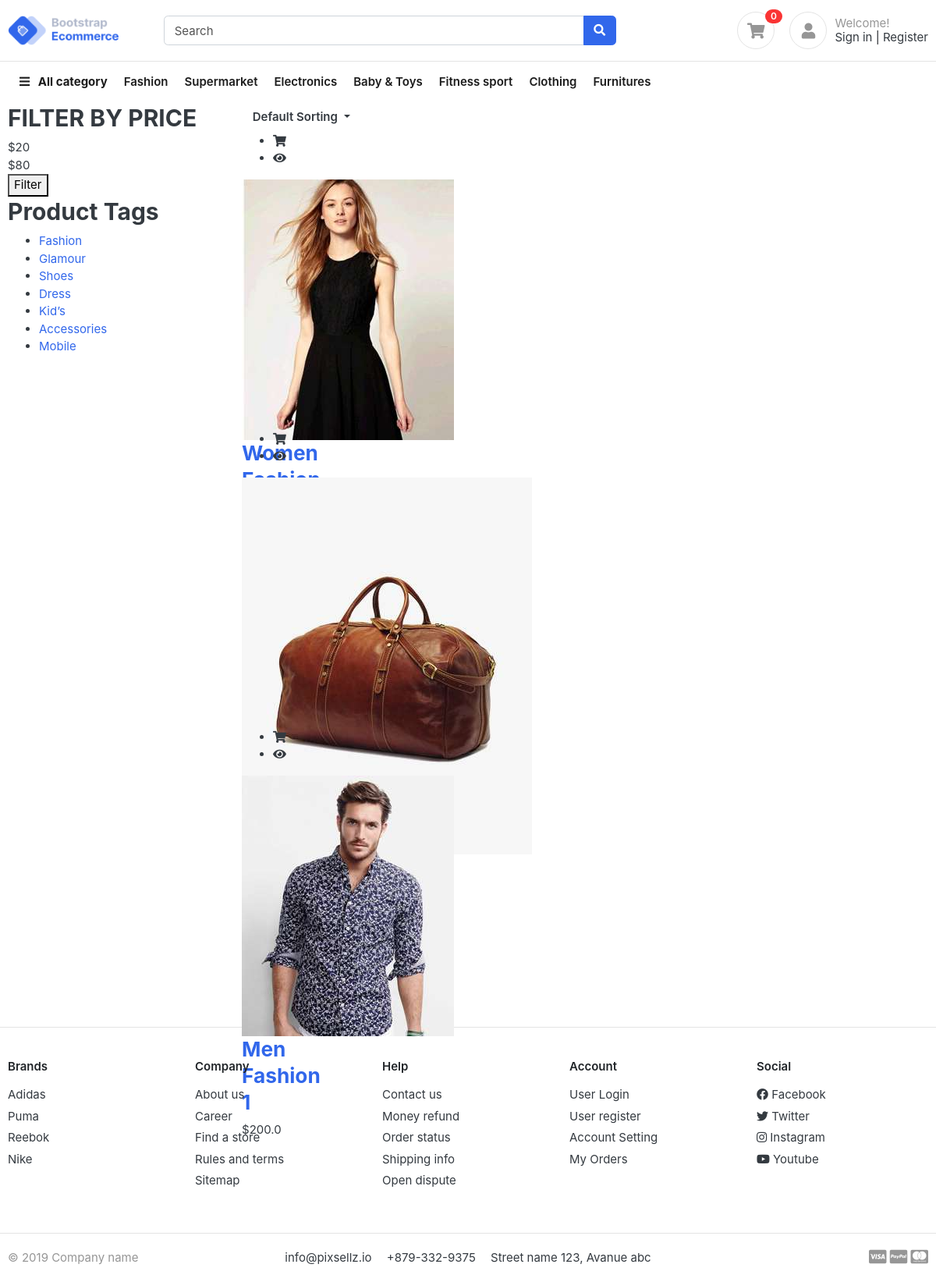
The page /product-items-category/women on the database as committed earlier.
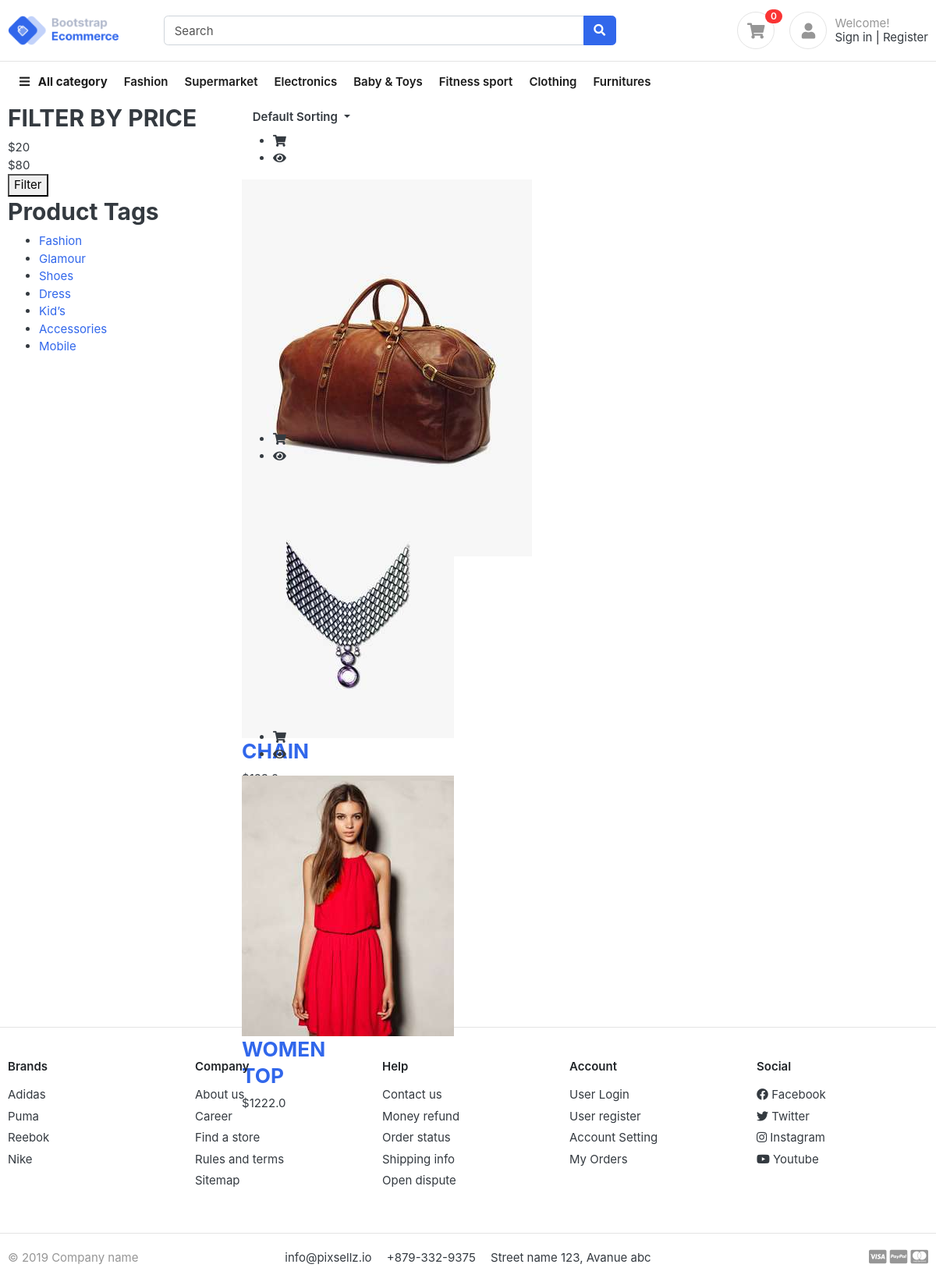
The same page on the database as committed later.
### product/models.py (models this page shows, shortened)
class Products(models.Model):
    name = models.CharField(max_length=500, verbose_name='Heading')
    slug = models.SlugField(
        max_length=1000, unique=True, null=True, blank=True)
    date = models.DateField(verbose_name="Date")
    category = TreeManyToManyField(Section, related_name='products')
    specification = RichTextField(verbose_name='spacification for a product')
    product_no = models.CharField(verbose_name='prodcut no', max_length=50)
    Note = models.TextField(max_length=500, verbose_name='Any Notes')
    Features = RichTextField(verbose_name='features of products', null=True, blank=True)
    url = models.CharField(verbose_name='working of this Products video url ', max_length=1000, null=True, blank=True)
    content = RichTextField(verbose_name='Content')
    dummy_price = models.FloatField(null=True, blank=True)
    price = models.FloatField(default=0.0)
    weight = models.FloatField(default=0.0, verbose_name="Weight in grams")
    meta_keywords = models.TextField(
        verbose_name="Meta Keywords", null=True, blank=True)
    meta_description = models.TextField(
        verbose_name="Meta Description", null=True, blank=True)
    count = models.IntegerField()
    is_slide = models.BooleanField(
        default=False, verbose_name="Show in slider ?")
    image_slider = ImageSpecField(source='image',
                                  processors=[ResizeToFill(262, 220)],
                                  format='JPEG',
                                  options={'quality': 60})
    image = ProcessedImageField(upload_to='images/products',
                                format='JPEG',
                                          options={'quality': 60}, verbose_name="Image (220px X 270px)")
    tax_included = models.BooleanField(default=True)
    service_tax = models.FloatField(
        default=0.0, verbose_name="Service tax(mention in  percetage)")
    sales_tax = models.FloatField(
        default=0.0, verbose_name="Sales tax(mention in  percetage)")
    vat = models.FloatField(
        default=0.0, verbose_name="Value Added Tax(mention in  percetage)")
    cess = models.FloatField(
        default=0.0, verbose_name="Cess Tax(mention in percetage)")
    cst = models.FloatField(
        default=0.0, verbose_name="Central Sales Tax(mention in  percetage)")
    is_featured = models.BooleanField(default=False)
    is_hot = models.BooleanField(default=False)
    active = models.BooleanField(default=True, verbose_name="Active or Not")
    image_thumbnail = ImageSpecField(source='image',
                                     processors=[ResizeToFill(233, 233)],
                                     format='JPEG',
                                     options={'quality': 60})
    image_thumbnail2 = ImageSpecField(source='image',
                                      processors=[ResizeToFill(60, 60)],
                                      format='JPEG',
                                      options={'quality': 60})
    def __str__(self):
        return self.name
    def get_absolute_url(self):
        from django.urls import reverse
        return reverse('product-detail', args=[str(self.slug)])
    def short_image(self):
        if self.image_thumbnail:
            return u'<img src="%s" />' % self.image_thumbnail.url
    short_image.short_description = 'Thumbnail'
    short_image.allow_tags = True
    class Meta:
        verbose_name = ("Product")
        verbose_name_plural = ("Products")

### product/views.py (the view)
class ProductCategoryListView(JSONResponseMixin ,View):
    model = Section
    template_name = "product/product_category.html"
    def get(self, request, *args, **kwargs):
        section = get_object_or_404(self.model, slug=kwargs.get('slug'))
        child_categories = [ cat.id for cat in section.get_descendants()]
        child_categories.append(section.id)
        products = Products.objects.filter(
            category__id__in=child_categories).order_by('-date').distinct()
        paginator = Paginator(products, 10)
        page = self.request.GET.get('page')
        try:
            products_list = paginator.page(page)
        except PageNotAnInteger:
            products_list = paginator.page(1)
        except EmptyPage:
            products_list = paginator.page(paginator.num_pages)
        print(products)
        return render(request, self.template_name, {'page': page, "products_list": products_list})

### home/models.py (called while the page is built)
    def get_logo(self):
        if not self.logo:
            return "/static/site_config/no_image.jpeg"
        return  self.logo.url

    def get_favicon(self):
        if not self.fav_icon:
            return "/static/site_config/favicon.png"
        return self.fav_icon.url

### templates/product/product_category.html (shortened to what the changed rows need)
{% extends 'base.html' %}
{% load static %}
{% load base %}
{% block maincontent %}
<div class="shop-page-area">
            <div class="container">
                <div class="row">
                    <div class="col-lg-3 col-md-3">
                        <div class="sidebar hidden-after-desk">
                            <h2 class="title-sidebar">FILTER BY PRICE</h2>
                            <h2 class="title-sidebar">Product Tags</h2>
                        </div>
                    </div>
                    <div class="col-lg-9 col-md-9 col-sm-12 col-xs-12">
                        <div class="row inner-section-space-top">
                            <div class="tab-content">
                                <div role="tabpanel" class="tab-pane clear products-container active" id="gried-view">
                                    {% for product in products_list %}
                                        <div class="col-lg-4 col-md-4 col-sm-4 col-xs-6">
                                            <div class="product-box1" style="height: 382px;">
                                                <ul class="product-social">
                                                     <li><a onclick="AddProductCart('{{product.slug}}');"><i class="fa fa-shopping-cart" aria-hidden="true"></i></a></li>
                                                    <li><a onclick="showProduct('{{product.slug}}');"><i class="fa fa-eye" aria-hidden="true"></i></a></li>
                                                </ul>
                                                <div class="product-img-holder">
                                                    <a href="{{product.get_absolute_url}}"><img class="img-responsive" src="{{product.image.url}}" alt="product"></a>
                                                </div>
                                                <div class="product-content-holder">
                                                    <h3><a href="{{product.get_absolute_url}}">{{product.name}}</a></h3>
                                                    <span>${{product.price}}</span>
                                                </div>
                                            </div>
                                        </div>
                                    {% endfor %}
                                </div>
                            </div>
                        </div>
                    </div>
                </div>
            </div>
        </div>
{% endblock maincontent %}

Rows that differ between the two databases and show on the page:
removed Products: image (picture), name "Women…"
removed Products: image (picture), name "Men Fashion 1", price "200.0"
added Products: image (picture), name "CHAIN"
added Products: image (picture), name "WOMEN TOP", price "1222.0"
